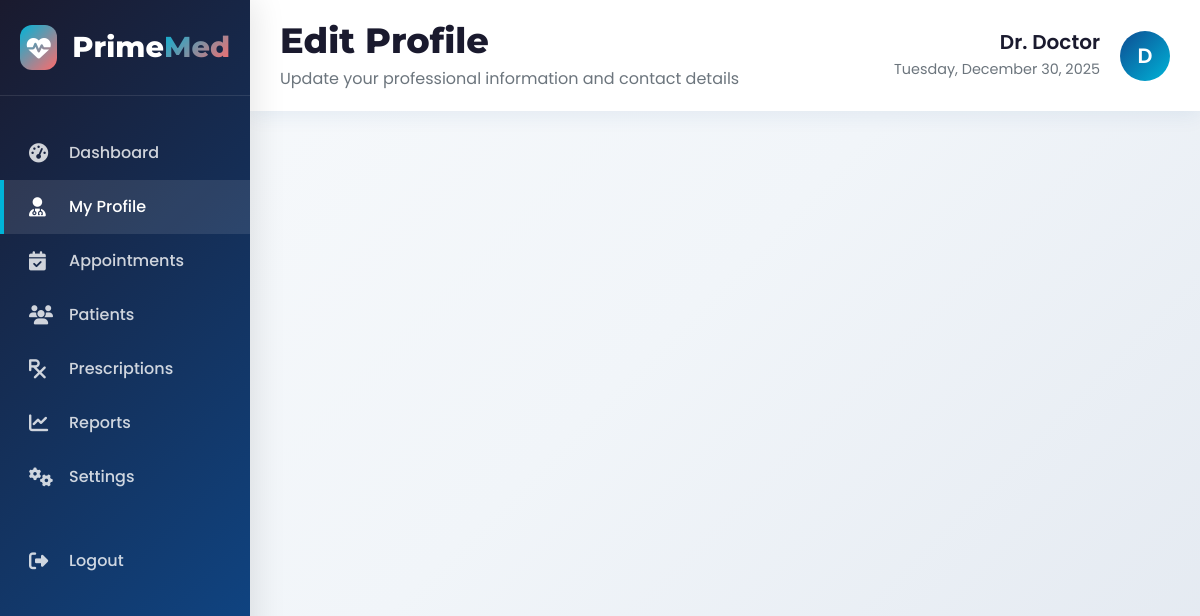
Page /doctor/edit-profile.php (signed in) on the earlier database version.
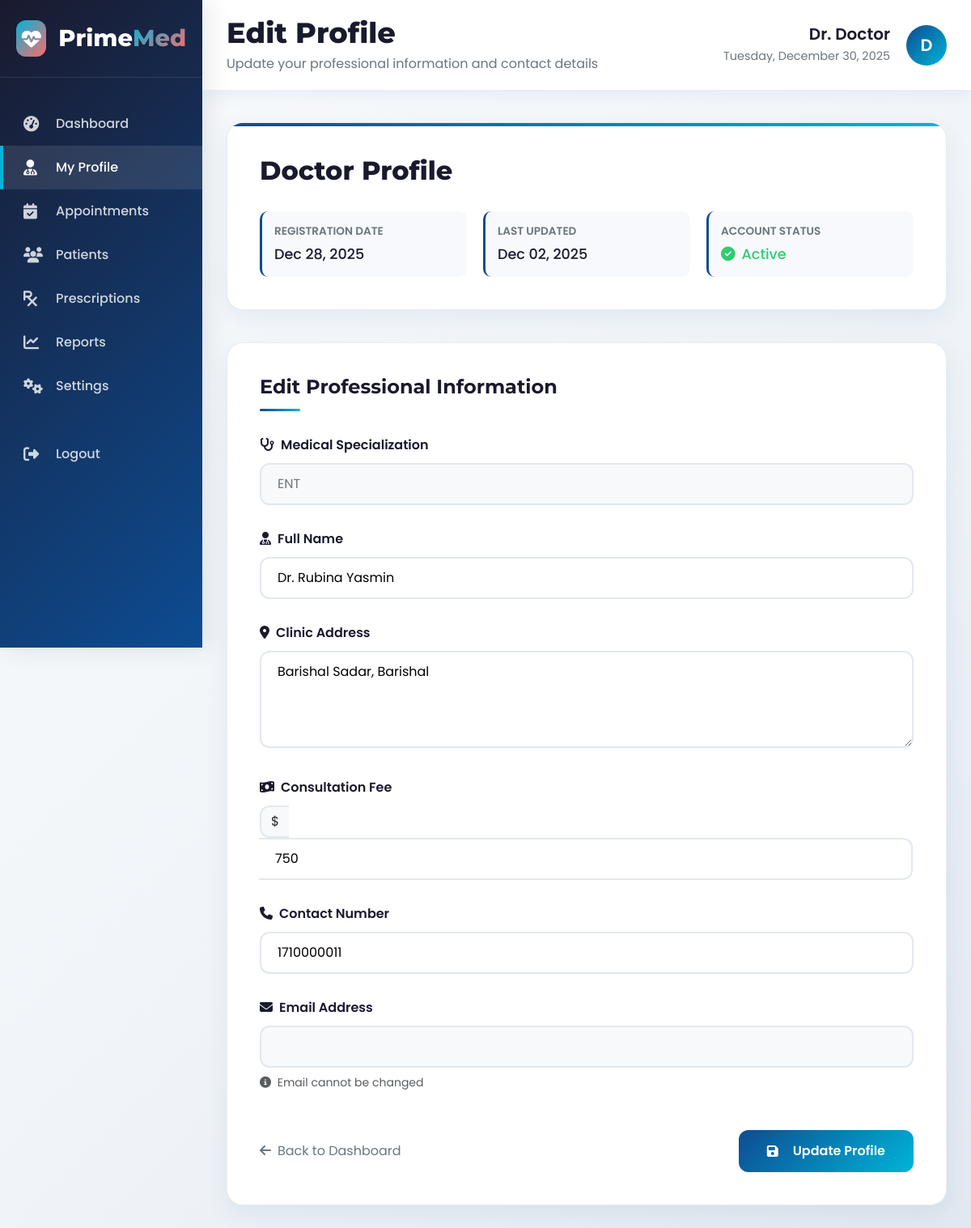
Same page on the later database version.
### tables this page shows
CREATE TABLE `doctors` (
  `id` int NOT NULL,
  `specilization` varchar(255) DEFAULT NULL,
  `doctorName` varchar(255) DEFAULT NULL,
  `address` longtext,
  `docFees` varchar(255) DEFAULT NULL,
  `contactno` bigint DEFAULT NULL,
  `docEmail` varchar(255) DEFAULT NULL,
  `password` varchar(255) DEFAULT NULL,
  `creationDate` timestamp NULL DEFAULT CURRENT_TIMESTAMP,
  `updationDate` timestamp NULL DEFAULT NULL ON UPDATE CURRENT_TIMESTAMP
);

### doctor/edit-profile.php (the view, shortened to what the changed rows need)
<?php
include('include/config.php');
if(strlen($_SESSION['id']) == 0) {
    header('location:logout.php');
} else {
?>
<!DOCTYPE html>
<html lang="en">
<head>
    <link href="https://cdn.jsdelivr.net/npm/bootstrap@5.3.0/dist/css/bootstrap.min.css" rel="stylesheet">
    <link rel="stylesheet" href="https://cdnjs.cloudflare.com/ajax/libs/font-awesome/6.4.0/css/all.min.css">
</head>
<body>
    <div class="container-fluid p-0">
        <div class="main-content-modern">
            <header class="header-modern">
                <div class="header-content">
                    <div class="page-title">
                        <h1>Edit Profile</h1>
                    </div>
                </div>
            </header>
            <div class="profile-content">
                <?php
                $did = $_SESSION['dlogin'];
                $sql = mysqli_query($con, "SELECT * FROM doctors WHERE docEmail='$did'");
                while($data = mysqli_fetch_array($sql)) {
                ?>
                <div class="profile-header">
                    <h2>Doctor Profile</h2>
                    <div class="profile-info-grid">
                        <div class="profile-info-item">
                            <div class="profile-info-label">Registration Date</div>
                            <div class="profile-info-value"><?php echo date('M d, Y', strtotime($data['creationDate'])); ?></div>
                        </div>
                        <?php if($data['updationDate']) { ?>
                        <div class="profile-info-item">
                            <div class="profile-info-label">Last Updated</div>
                            <div class="profile-info-value"><?php echo date('M d, Y', strtotime($data['updationDate'])); ?></div>
                        </div>
                        <?php } ?>
                        <div class="profile-info-item">
                            <div class="profile-info-label">Account Status</div>
                            <div class="profile-info-value" style="color: var(--success);">
                                <i class="fas fa-check-circle me-2"></i>Active
                            </div>
                        </div>
                    </div>
                </div>
                <div class="form-modern">
                    <h3 class="form-section-title">Edit Professional Information</h3>
                    <form role="form" name="adddoc" method="post" onSubmit="return valid();">
                        <div class="form-group-modern">
                            <label class="form-label" for="Doctorspecialization">
                                <i class="fas fa-stethoscope me-2"></i>Medical Specialization
                            </label>
                            <select name="Doctorspecialization" class="form-control-modern select-modern" required>
                                <option value="<?php echo htmlentities($data['specilization']); ?>">
                                    <?php echo htmlentities($data['specilization']); ?>
                                </option>
                            </select>
                        </div>
                        <div class="form-group-modern">
                            <label class="form-label" for="docname">
                                <i class="fas fa-user-md me-2"></i>Full Name
                            </label>
                            <input type="text" name="docname" class="form-control-modern"
                                   value="<?php echo htmlentities($data['doctorName']); ?>" required>
                        </div>
                        <div class="form-group-modern">
                            <label class="form-label" for="clinicaddress">
                                <i class="fas fa-map-marker-alt me-2"></i>Clinic Address
                            </label>
                            <textarea name="clinicaddress" class="form-control-modern" rows="3"><?php echo htmlentities($data['address']); ?></textarea>
                        </div>
                        <div class="form-group-modern">
                            <label class="form-label" for="docfees">
                                <i class="fas fa-money-bill-wave me-2"></i>Consultation Fee
                            </label>
                            <div class="input-group">
                                <span class="input-group-text" style="border: 2px solid #e2e8f0; border-right: none; border-radius: 12px 0 0 12px; background: #f8f9fa;">$</span>
                                <input type="number" name="docfees" class="form-control-modern"
                                       style="border-left: none; border-radius: 0 12px 12px 0;"
                                       value="<?php echo htmlentities($data['docFees']); ?>" required min="0" step="0.01">
                            </div>
                        </div>
                        <div class="form-group-modern">
                            <label class="form-label" for="doccontact">
                                <i class="fas fa-phone me-2"></i>Contact Number
                            </label>
                            <input type="tel" name="doccontact" class="form-control-modern"
                                   value="<?php echo htmlentities($data['contactno']); ?>" required
                                   pattern="[0-9]{10,15}" placeholder="10-15 digit phone number">
                        </div>
                        <div class="form-group-modern">
                            <label class="form-label" for="docemail">
                                <i class="fas fa-envelope me-2"></i>Email Address
                            </label>
                            <input type="email" name="docemail" class="form-control-modern" readonly
                                   value="<?php echo htmlentities($data['docEmail']); ?>">
                            <small class="text-muted mt-2 d-block">
                                <i class="fas fa-info-circle me-1"></i> Email cannot be changed
                            </small>
                        </div>
                        <div class="d-flex justify-content-between align-items-center mt-5">
                            <a href="dashboard.php" class="text-decoration-none" style="color: var(--gray);">
                                <i class="fas fa-arrow-left me-2"></i>Back to Dashboard
                            </a>
                            <button type="submit" name="submit" class="btn-primary-modern">
                                <i class="fas fa-save me-2"></i>
                                Update Profile
                            </button>
                        </div>
                    </form>
                </div>
                <?php } ?>
            </div>
        </div>
    </div>
</body>
</html>
<?php } ?>

Differences in the rows shown:
added doctors: creationDate "Dec 28, 2025", updationDate "Dec 02, 2025", Doctorspecialization "ENT", docname "Dr. Rubina Yasmin", clinicaddress "Barishal Sadar, Barishal", docfees "750", doccontact "1710000011"
